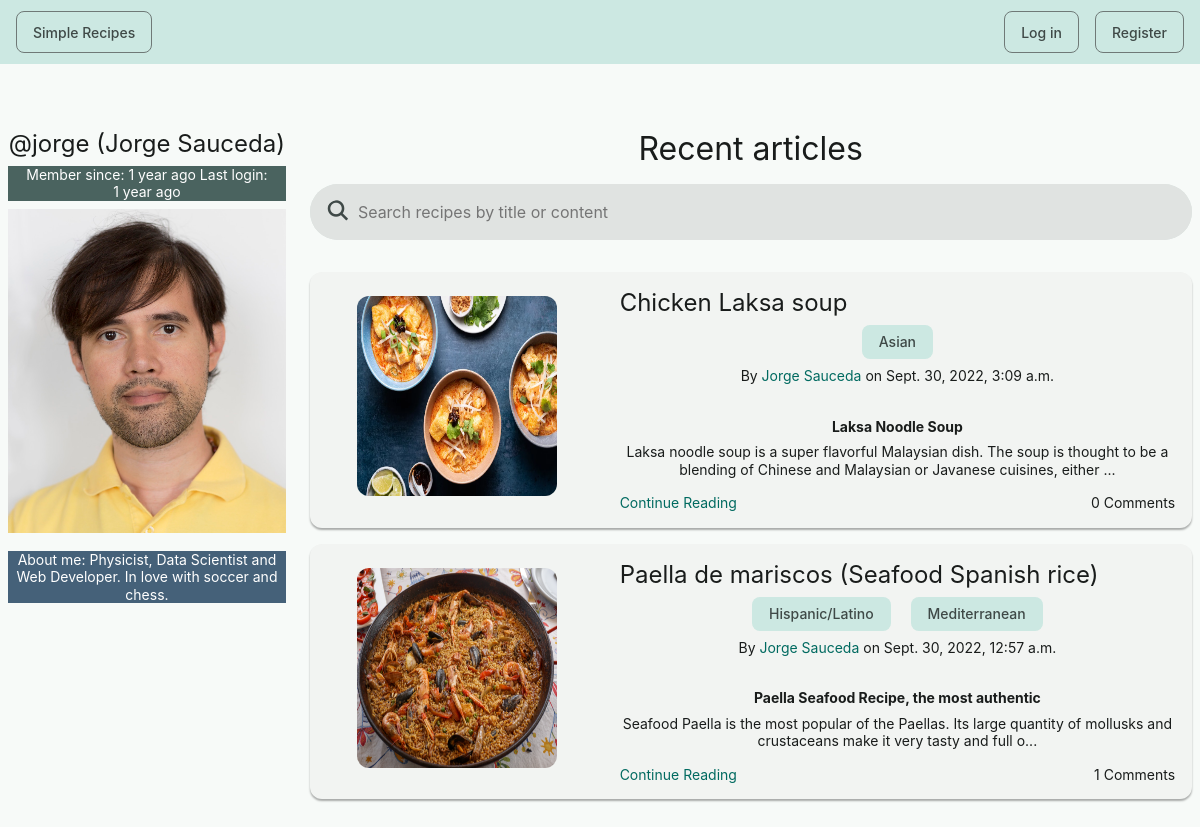
Page /profile/1/ on the earlier database version.
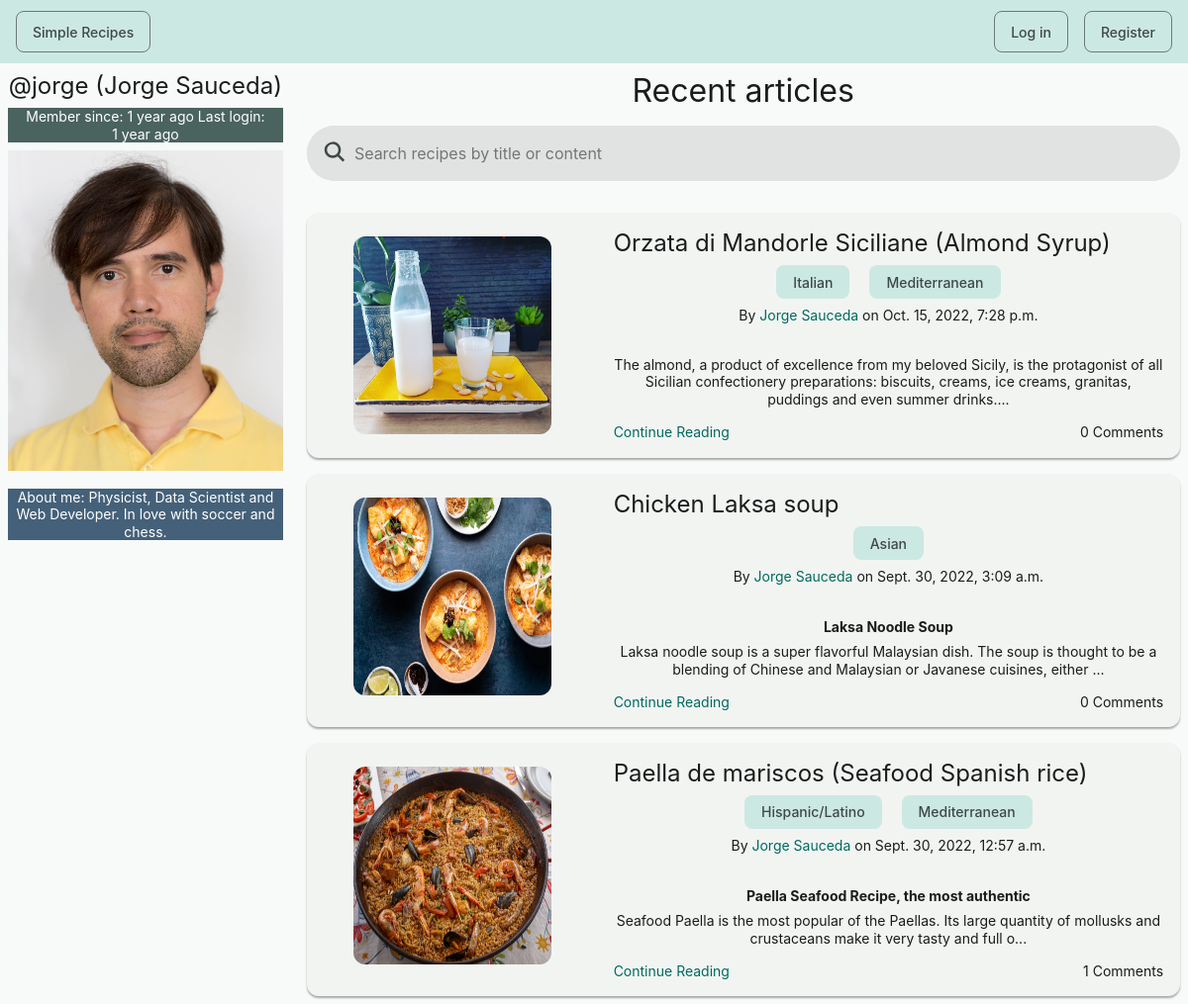
Same page on the later database version.
### simple_recipes/models.py (models this page shows, shortened)
class Article(models.Model):
    author = models.ForeignKey(Profile, on_delete=models.CASCADE)
    body = models.TextField(null=True)
    categories = models.ManyToManyField(Category,
                                        related_name='categoryOf',
                                        blank=True)
    date = models.DateTimeField(auto_now=True)
    title = models.CharField(max_length=50)
    class Meta:
        ordering = ['-date']
    def abstract(self):
        return str(self.body)[0:200] + "..."

class ArticlePicture(models.Model):
    article = models.ForeignKey(Article,
                                related_name='pictureOf',
                                on_delete=models.CASCADE)
    image = models.ImageField(null=False, blank=False)

class Category(models.Model):
    name = models.CharField(max_length=20)
    class Meta:
        ordering = ['name']

class Profile(models.Model):
    avatar = models.ImageField(null=True, blank=True)
    bio = models.CharField(max_length=200, blank=True)
    date_joined = models.DateTimeField(auto_now_add=True)
    location = models.CharField(max_length=50, blank=True)
    name = models.CharField(max_length=50, blank=True)
    user = models.ForeignKey(User, on_delete=models.CASCADE)
    def __str__(self):
        return self.name

### simple_recipes/views.py (the view)
# urls.py: path('profile/<str:pk>/', views.userProfile, name='user-profile'),
def userProfile(request, pk):
    user = User.objects.get(id=pk)
    profile = Profile.objects.get(user=user)
    articles = Article.objects.filter(author=profile)
    categories = Category.objects.all()
    context = {
        'user': user,
        'profile': profile,
        'articles': articles,
        'categories': categories
    }
    return render(request, 'simple_recipes/profile.html', context)

### simple_recipes/templates/simple_recipes/profile.html
{% extends 'main.html' %}
{% block content %}
<div class="grid medium-space">
  <div class="s12 m3 l3">
    {% include 'simple_recipes/profile_component.html' %}
  </div>
  <div class="s12 m9 l9">
    {% include 'simple_recipes/articles_component.html' %}
  </div>
</div>
{% endblock %}

### simple_recipes/templates/simple_recipes/articles_component.html (shortened to what this page needs)
{% load static %}
{% block content %}
<h4 class="center-align">Recent articles</h4>
<form action="" class="uk-search" data-uk-search>
  <div class="field large prefix round fill">
    <i class="fa-solid fa-magnifying-glass"></i>
    <input
      name="q"
      placeholder="Search recipes by title or content"
      type="search"
    />
  </div>
</form>
<div class="no-margin">
  {% for article in articles %}
    <article class="no-padding">
      <div class ="grid no-space">
        <div class="s4">
          <a class="center-align middle-align" href="{% url 'read-article' article.id %}">
            {% if article.pictureOf.all.count > 0 %}
              <img
                style="margin-top: 1.5rem; margin-bottom: 1.5rem"
                width="200"
                height="200"
                src="{% static article.pictureOf.all.first.image.url %}"
                alt="Recipe picture"
              >
            {% else %}
              <div class="link absolute top left right padding">
                <h6>{{ article.title }}</h6>
              </div>
            {% endif %}
          </a>
        </div>
        <div class="s8">
          <div class="padding">
            {% if article.pictureOf.all.count > 0 %}
              <h6>{{ article.title }}</h6>
            {% endif %}
            <p class="left">
              {% for category in article.categories.all %}
                <a class="chip fill" href="{% url 'home' %}?cat={{category.name}}">{{category.name}}</a>
              {% endfor %}
            </p>
            <p>
              By <a class="link" href="{% url 'user-profile' article.author.user.id %}">
                {{article.author}}
              </a> on {{article.date}}
            </p>
            <div class="small-space"></div>
            <p class="large-line">
              {% autoescape off %}{{ article.abstract }}{% endautoescape %}
            </p>
            <nav>
              <a class="link" href="{% url 'read-article' article.id %}">Continue Reading</a>
              <span>{{article.commentOf.all.count}} Comments</span>
            </nav>
          </div>
        </div>
      </div>
    </article>
  {% endfor %}
</div>
{% endblock content %}

Differences in the rows shown:
added Article: id.image (picture), title "Orzata di Mandorle Siciliane (Almond Syrup)", author "Jorge Sauceda", date "Oct. 15, 2022, 7:28 p.m.", abstract "The almond, a product of excellence from my beloved Sicily, is the protagonist of all Sicilian confectionery preparations: biscuits, creams, ice creams, granitas, puddings and even summer drinks....", commentOf.all.count "0", Category (name "Mediterranean")
now on this page (row unchanged): Category: name "Italian", shown under "Orzata di Mandorle Siciliane (Almond Syrup)"
